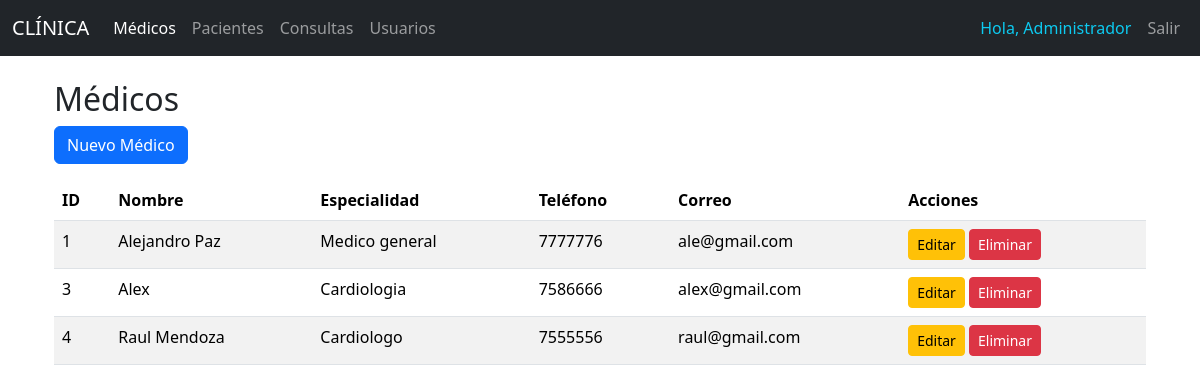
Screenshot of /medicos/ (signed in) with the database file from the repository.
### models/medico_model.py (models this page shows, shortened)
class Medico(db.Model):
    __tablename__ = "medicos"
    id = db.Column(db.Integer, primary_key=True)
    nombre = db.Column(db.String(80), nullable=False)
    especialidad = db.Column(db.String(100), nullable=False)
    telefono = db.Column(db.String(20), nullable=False)
    correo = db.Column(db.String(100), nullable=False)
    consultas = db.relationship('Consulta', back_populates='medico', cascade="all, delete-orphan")
    @staticmethod
    def get_all():
        return Medico.query.all()
    def delete(self):
        db.session.delete(self)
        db.session.commit()

### controllers/medico_controller.py (the view)
@medico_bp.route("/")
@login_required  # Proteger esta ruta
def index():
    medicos = Medico.get_all()
    return medico_view.list(medicos)

### run.py (called while the page is built)
@app.context_processor
def inject_active_path():
    def is_active(path):
        return 'active' if request.path == path else ''
    return(dict(is_active = is_active))

### view/medico_view.py (called while the page is built)
def list(medicos):
    return render_template('medicos/index.html', medicos=medicos)

### templates/medicos/index.html (shortened to what this page needs)
{% extends "base.html" %}
{% block content %}
<div class="container">
    <h2>Médicos</h2>
    <a href="{{ url_for('medico.create') }}" class="btn btn-primary mb-3">Nuevo Médico</a>
    <table class="table table-striped">
        <thead>
            <tr>
                <th>ID</th>
                <th>Nombre</th>
                <th>Especialidad</th>
                <th>Teléfono</th>
                <th>Correo</th>
                <th>Acciones</th>
            </tr>
        </thead>
        <tbody>
            {% for medico in medicos %}
            <tr>
                <td>{{ medico.id }}</td>
                <td>{{ medico.nombre }}</td>
                <td>{{ medico.especialidad }}</td>
                <td>{{ medico.telefono }}</td>
                <td>{{ medico.correo }}</td>
                <td>
                    <a href="{{ url_for('medico.edit', id=medico.id) }}" class="btn btn-sm btn-warning">Editar</a>
                    <a href="{{ url_for('medico.delete', id=medico.id) }}" class="btn btn-sm btn-danger" onclick="return confirm('Estás seguro de eliminar ?')">Eliminar</a>
                </td>
            </tr>
            {% endfor %}
        </tbody>
    </table>
</div>
{% endblock %}

### rows the page displays
Medico: id "1", nombre "Alejandro Paz", especialidad "Medico general", telefono "7777776", correo "ale@gmail.com"
Medico: id "3", nombre "Alex", especialidad "Cardiologia", telefono "7586666", correo "alex@gmail.com"
Medico: id "4", nombre "Raul Mendoza", especialidad "Cardiologo", telefono "7555556", correo "raul@gmail.com"

### other values shown
{{ session.user_name }} "Administrador"
